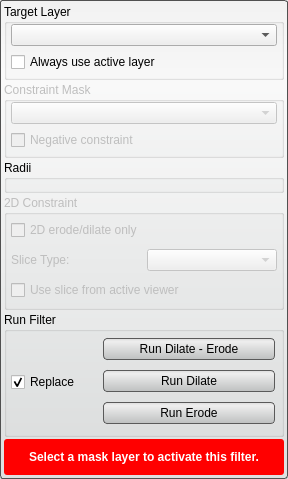
<?xml version="1.0" encoding="UTF-8"?>
<ui version="4.0">
 <class>BinarySmoothDilateErodeFilterInterface</class>
 <widget class="QWidget" name="BinarySmoothDilateErodeFilterInterface">
  <property name="geometry">
   <rect>
    <x>0</x>
    <y>0</y>
    <width>288</width>
    <height>479</height>
   </rect>
  </property>
  <property name="sizePolicy">
   <sizepolicy hsizetype="Preferred" vsizetype="MinimumExpanding">
    <horstretch>0</horstretch>
    <verstretch>0</verstretch>
   </sizepolicy>
  </property>
  <property name="windowTitle">
   <string>Binary Dilate Erode</string>
  </property>
  <property name="styleSheet">
   <string notr="true">QWidget#BinarySmoothDilateErodeFilterInterface{
	border-radius: 3px;
	border: 1px solid rgb(80, 80,80);
	background-color: qlineargradient(spread:pad, x1:0.5, y1:0, x2:0.5, y2:0.960227, stop:0 rgba(241, 241, 241, 255), stop:0.155779 rgba(250, 250, 250, 255), stop:1 rgba(222, 224, 224, 255));      
}

QPushButton{
	background-color: qlineargradient(spread:pad, x1:0.5, y1:0, x2:0.5, y2:0.960227, stop:0 rgba(221, 221, 221, 255), stop:0.155779 rgba(238, 238, 238, 255), stop:1 rgba(192, 194, 194, 255));
	border-radius: 4px;
	border: 1px solid rgb(90, 90, 90);
	margin:4px;
}

QPushButton:hover{
	background-color: qlineargradient(spread:pad, x1:0.5, y1:0, x2:0.5, y2:1, stop:0 rgba(195, 195, 195, 255), stop:0.253769 rgba(206, 206, 206, 255), stop:1 rgba(185, 185, 185, 255));
	border-radius: 4px;
	border: 1px solid rgb(90, 90, 90);
	margin:4px;
}

QPushButton:pressed{
	background-color: qlineargradient(spread:pad, x1:0.5, y1:0, x2:0.5, y2:1, stop:0 rgba(150, 150, 150, 255), stop:0.753769 rgba(206, 206, 206, 255), stop:1 rgba(185, 185, 185, 255));
	border-radius: 4px;
	border: 1px solid rgb(90, 90, 90);
	margin:4px;
}</string>
  </property>
  <layout class="QVBoxLayout" name="verticalLayout_3">
   <property name="spacing">
    <number>2</number>
   </property>
   <property name="margin">
    <number>4</number>
   </property>
   <item>
    <widget class="QGroupBox" name="target_groupbox_">
     <property name="minimumSize">
      <size>
       <width>0</width>
       <height>76</height>
      </size>
     </property>
     <property name="maximumSize">
      <size>
       <width>16777215</width>
       <height>76</height>
      </size>
     </property>
     <property name="title">
      <string>Target Layer</string>
     </property>
     <property name="flat">
      <bool>false</bool>
     </property>
     <layout class="QVBoxLayout" name="verticalLayout_4">
      <property name="spacing">
       <number>6</number>
      </property>
      <property name="leftMargin">
       <number>4</number>
      </property>
      <property name="topMargin">
       <number>0</number>
      </property>
      <property name="rightMargin">
       <number>4</number>
      </property>
      <property name="bottomMargin">
       <number>4</number>
      </property>
      <item>
       <widget class="QtUtils::QtDropableComboBox" name="target_layer_">
        <property name="sizePolicy">
         <sizepolicy hsizetype="Ignored" vsizetype="Fixed">
          <horstretch>0</horstretch>
          <verstretch>0</verstretch>
         </sizepolicy>
        </property>
       </widget>
      </item>
      <item>
       <widget class="QWidget" name="widget_5" native="true">
        <property name="minimumSize">
         <size>
          <width>0</width>
          <height>20</height>
         </size>
        </property>
        <layout class="QHBoxLayout" name="horizontalLayout">
         <property name="spacing">
          <number>0</number>
         </property>
         <property name="margin">
          <number>0</number>
         </property>
         <item>
          <widget class="QCheckBox" name="use_active_layer_">
           <property name="sizePolicy">
            <sizepolicy hsizetype="Preferred" vsizetype="Fixed">
             <horstretch>0</horstretch>
             <verstretch>0</verstretch>
            </sizepolicy>
           </property>
           <property name="text">
            <string>Always use active layer</string>
           </property>
          </widget>
         </item>
        </layout>
       </widget>
      </item>
     </layout>
    </widget>
   </item>
   <item>
    <widget class="QGroupBox" name="mask_constraint_groupbox_">
     <property name="enabled">
      <bool>false</bool>
     </property>
     <property name="minimumSize">
      <size>
       <width>0</width>
       <height>76</height>
      </size>
     </property>
     <property name="maximumSize">
      <size>
       <width>16777215</width>
       <height>76</height>
      </size>
     </property>
     <property name="title">
      <string>Constraint Mask</string>
     </property>
     <layout class="QVBoxLayout" name="verticalLayout_7">
      <property name="spacing">
       <number>6</number>
      </property>
      <property name="leftMargin">
       <number>4</number>
      </property>
      <property name="topMargin">
       <number>0</number>
      </property>
      <property name="rightMargin">
       <number>4</number>
      </property>
      <property name="bottomMargin">
       <number>4</number>
      </property>
      <item>
       <widget class="QtUtils::QtDropableComboBox" name="mask_">
        <property name="sizePolicy">
         <sizepolicy hsizetype="Ignored" vsizetype="Fixed">
          <horstretch>0</horstretch>
          <verstretch>0</verstretch>
         </sizepolicy>
        </property>
       </widget>
      </item>
      <item>
       <widget class="QWidget" name="widget_6" native="true">
        <layout class="QHBoxLayout" name="horizontalLayout_4">
         <property name="spacing">
          <number>0</number>
         </property>
         <property name="margin">
          <number>0</number>
         </property>
         <item>
          <widget class="QCheckBox" name="mask_invert_">
           <property name="sizePolicy">
            <sizepolicy hsizetype="Preferred" vsizetype="Fixed">
             <horstretch>0</horstretch>
             <verstretch>0</verstretch>
            </sizepolicy>
           </property>
           <property name="text">
            <string>Negative constraint</string>
           </property>
          </widget>
         </item>
        </layout>
       </widget>
      </item>
     </layout>
    </widget>
   </item>
   <item>
    <widget class="QGroupBox" name="radiiGroupBox">
     <property name="sizePolicy">
      <sizepolicy hsizetype="Preferred" vsizetype="Fixed">
       <horstretch>0</horstretch>
       <verstretch>0</verstretch>
      </sizepolicy>
     </property>
     <property name="title">
      <string>Radii</string>
     </property>
     <property name="flat">
      <bool>false</bool>
     </property>
     <layout class="QVBoxLayout" name="verticalLayout_5">
      <property name="spacing">
       <number>4</number>
      </property>
      <property name="leftMargin">
       <number>4</number>
      </property>
      <property name="topMargin">
       <number>2</number>
      </property>
      <property name="rightMargin">
       <number>4</number>
      </property>
      <property name="bottomMargin">
       <number>4</number>
      </property>
      <item>
       <widget class="QtUtils::QtSliderIntCombo" name="dilate_" native="true"/>
      </item>
      <item>
       <widget class="QtUtils::QtSliderIntCombo" name="erode_" native="true"/>
      </item>
     </layout>
    </widget>
   </item>
   <item>
    <widget class="QGroupBox" name="groupBox_2">
     <property name="enabled">
      <bool>false</bool>
     </property>
     <property name="title">
      <string>2D Constraint</string>
     </property>
     <layout class="QVBoxLayout" name="verticalLayout_8">
      <property name="leftMargin">
       <number>4</number>
      </property>
      <property name="topMargin">
       <number>2</number>
      </property>
      <property name="rightMargin">
       <number>4</number>
      </property>
      <property name="bottomMargin">
       <number>4</number>
      </property>
      <item>
       <widget class="QCheckBox" name="only2d_">
        <property name="text">
         <string>2D erode/dilate only</string>
        </property>
       </widget>
      </item>
      <item>
       <layout class="QHBoxLayout" name="horizontalLayout_6">
        <item>
         <widget class="QLabel" name="label">
          <property name="text">
           <string>Slice Type:</string>
          </property>
         </widget>
        </item>
        <item>
         <widget class="QComboBox" name="slice_type_"/>
        </item>
       </layout>
      </item>
      <item>
       <widget class="QCheckBox" name="use_active_viewer_">
        <property name="text">
         <string>Use slice from active viewer</string>
        </property>
       </widget>
      </item>
     </layout>
    </widget>
   </item>
   <item>
    <widget class="QGroupBox" name="groupBox">
     <property name="title">
      <string>Run Filter</string>
     </property>
     <layout class="QHBoxLayout" name="horizontalLayout_3" stretch="1,2">
      <property name="spacing">
       <number>0</number>
      </property>
      <property name="leftMargin">
       <number>2</number>
      </property>
      <property name="topMargin">
       <number>2</number>
      </property>
      <property name="rightMargin">
       <number>2</number>
      </property>
      <property name="bottomMargin">
       <number>4</number>
      </property>
      <item>
       <widget class="QWidget" name="widget_4" native="true">
        <property name="minimumSize">
         <size>
          <width>62</width>
          <height>0</height>
         </size>
        </property>
        <layout class="QHBoxLayout" name="horizontalLayout_2">
         <property name="spacing">
          <number>0</number>
         </property>
         <property name="leftMargin">
          <number>2</number>
         </property>
         <property name="topMargin">
          <number>0</number>
         </property>
         <property name="rightMargin">
          <number>0</number>
         </property>
         <property name="bottomMargin">
          <number>0</number>
         </property>
         <item>
          <widget class="QCheckBox" name="replaceCheckBox">
           <property name="sizePolicy">
            <sizepolicy hsizetype="Preferred" vsizetype="Fixed">
             <horstretch>0</horstretch>
             <verstretch>0</verstretch>
            </sizepolicy>
           </property>
           <property name="text">
            <string>Replace</string>
           </property>
           <property name="checked">
            <bool>true</bool>
           </property>
          </widget>
         </item>
        </layout>
       </widget>
      </item>
      <item>
       <widget class="QWidget" name="widget_3" native="true">
        <property name="minimumSize">
         <size>
          <width>0</width>
          <height>96</height>
         </size>
        </property>
        <property name="maximumSize">
         <size>
          <width>16777215</width>
          <height>96</height>
         </size>
        </property>
        <layout class="QVBoxLayout" name="verticalLayout_6">
         <property name="spacing">
          <number>2</number>
         </property>
         <property name="margin">
          <number>0</number>
         </property>
         <item>
          <widget class="QPushButton" name="dilateerodeButton">
           <property name="sizePolicy">
            <sizepolicy hsizetype="Preferred" vsizetype="Fixed">
             <horstretch>0</horstretch>
             <verstretch>0</verstretch>
            </sizepolicy>
           </property>
           <property name="minimumSize">
            <size>
             <width>0</width>
             <height>30</height>
            </size>
           </property>
           <property name="text">
            <string>Run Dilate - Erode</string>
           </property>
          </widget>
         </item>
         <item>
          <widget class="QPushButton" name="dilateButton">
           <property name="sizePolicy">
            <sizepolicy hsizetype="Preferred" vsizetype="Fixed">
             <horstretch>0</horstretch>
             <verstretch>0</verstretch>
            </sizepolicy>
           </property>
           <property name="minimumSize">
            <size>
             <width>0</width>
             <height>30</height>
            </size>
           </property>
           <property name="text">
            <string>Run Dilate</string>
           </property>
          </widget>
         </item>
         <item>
          <widget class="QPushButton" name="erodeButton">
           <property name="sizePolicy">
            <sizepolicy hsizetype="Preferred" vsizetype="Fixed">
             <horstretch>0</horstretch>
             <verstretch>0</verstretch>
            </sizepolicy>
           </property>
           <property name="minimumSize">
            <size>
             <width>0</width>
             <height>30</height>
            </size>
           </property>
           <property name="text">
            <string>Run Erode</string>
           </property>
          </widget>
         </item>
        </layout>
       </widget>
      </item>
     </layout>
    </widget>
   </item>
   <item>
    <widget class="QWidget" name="message_alert_" native="true">
     <property name="sizePolicy">
      <sizepolicy hsizetype="Preferred" vsizetype="Fixed">
       <horstretch>0</horstretch>
       <verstretch>0</verstretch>
      </sizepolicy>
     </property>
     <property name="minimumSize">
      <size>
       <width>0</width>
       <height>32</height>
      </size>
     </property>
     <property name="styleSheet">
      <string notr="true">QLabel#message_{
	color: white;
	font: bold;
}

QWidget#message_alert_{
	border-radius: 3px;
	background-color: red;
}</string>
     </property>
     <layout class="QHBoxLayout" name="horizontalLayout_5">
      <property name="spacing">
       <number>0</number>
      </property>
      <property name="margin">
       <number>4</number>
      </property>
      <item>
       <widget class="QLabel" name="message_">
        <property name="text">
         <string>Select a mask layer to activate this filter.</string>
        </property>
        <property name="alignment">
         <set>Qt::AlignCenter</set>
        </property>
        <property name="wordWrap">
         <bool>true</bool>
        </property>
       </widget>
      </item>
     </layout>
    </widget>
   </item>
  </layout>
 </widget>
 <customwidgets>
  <customwidget>
   <class>QtUtils::QtSliderIntCombo</class>
   <extends>QWidget</extends>
   <header location="global">QtUtils/Widgets/QtSliderIntCombo.h</header>
   <container>1</container>
  </customwidget>
  <customwidget>
   <class>QtUtils::QtDropableComboBox</class>
   <extends>QComboBox</extends>
   <header location="global">QtUtils/Widgets/QtDropableComboBox.h</header>
  </customwidget>
 </customwidgets>
 <resources/>
 <connections/>
</ui>
